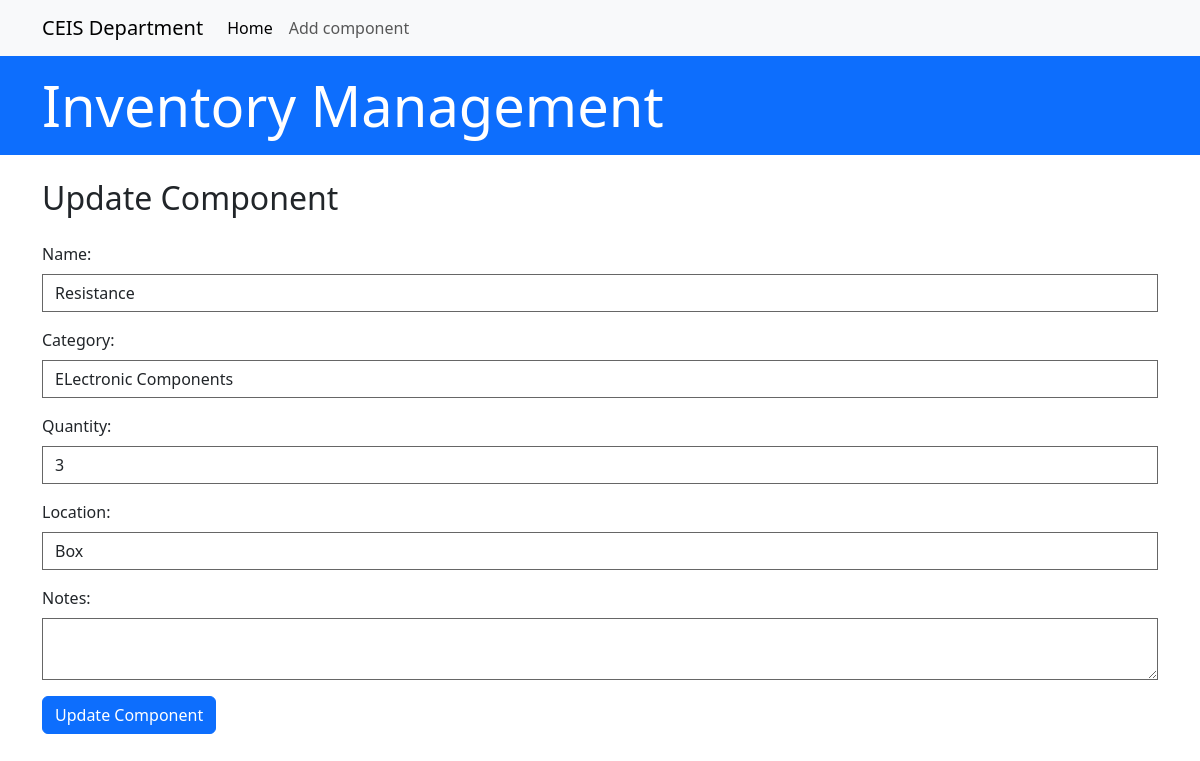
The page /update/1 on the database as committed earlier.
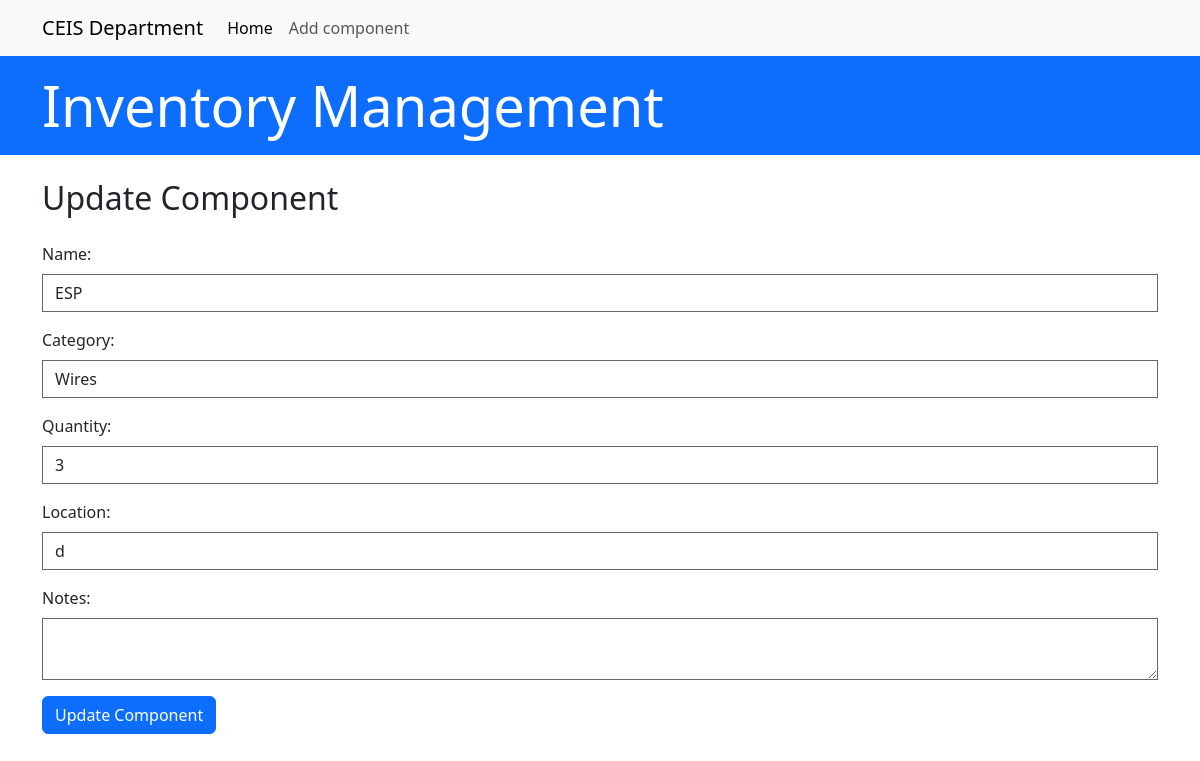
The same page on the database as committed later.
### app.py (models this page shows, shortened)
class Component(db.Model):
    id = db.Column(db.Integer, primary_key=True)
    name = db.Column(db.String(100), nullable=False)
    category = db.Column(db.String(100), nullable=False)
    quantity = db.Column(db.Integer, nullable=False)
    location = db.Column(db.String(100), nullable=False)
    date_added = db.Column(db.DateTime, default=datetime.utcnow)
    date_removed = db.Column(db.DateTime, nullable=True)
    notes = db.Column(db.String(200), nullable=True)
    out = db.Column(db.Integer, nullable=True, default=0)

### app.py (the view, shortened to what this page needs)
@app.route('/update/<int:id>', methods=['GET', 'POST'])
def update(id):
    component = Component.query.get_or_404(id)
    return render_template('update.html', component=component)

### templates/update.html (shortened to what this page needs)
{% extends 'base.html' %}
{% block content %}
<h2 class="my-4">Update Component</h2>
<form method="POST" class="needs-validation" novalidate>
    <div class="mb-3">
        <label for="name" class="form-label">Name:</label>
        <input type="text" class="form-control" id="name" name="name" value="{{ component.name }}" required>
    </div>
    <div class="mb-3">
        <label for="category" class="form-label">Category:</label>
        <input type="text" class="form-control" id="category" name="category" value="{{ component.category }}" required>
    </div>
    <div class="mb-3">
        <label for="quantity" class="form-label">Quantity:</label>
        <input type="number" class="form-control" id="quantity" name="quantity" value="{{ component.quantity }}" required>
    </div>
    <div class="mb-3">
        <label for="location" class="form-label">Location:</label>
        <input type="text" class="form-control" id="location" name="location" value="{{ component.location }}" required>
    </div>
    <div class="mb-3">
        <label for="notes" class="form-label">Notes:</label>
        <textarea class="form-control" id="notes" name="notes">{{ component.notes }}</textarea>
    </div>
    <button type="submit" class="btn btn-primary">Update Component</button>
</form>
{% endblock %}

Rows that differ between the two databases and show on the page:
changed Component: name "Resistance" → "ESP"; category "ELectronic Components" → "Wires"; location "Box" → "d"
